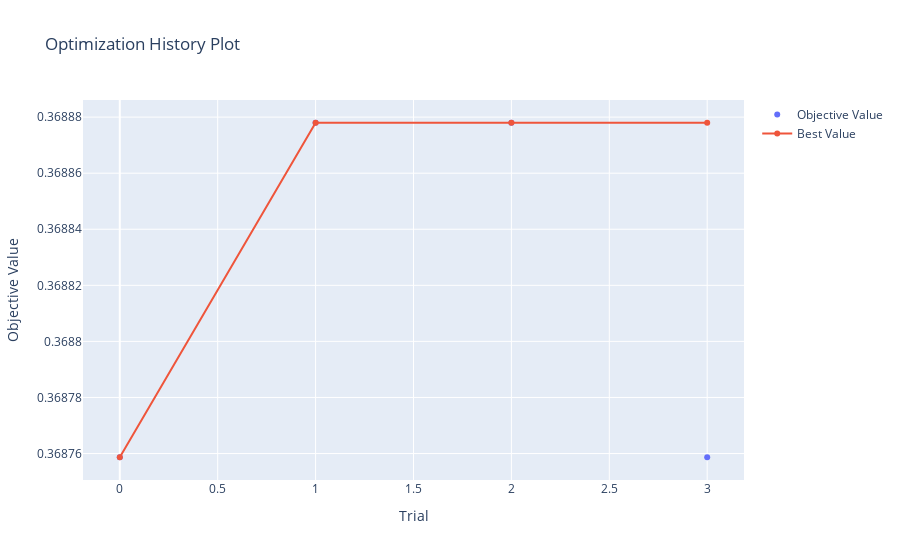

The notebook cell this image was saved under:
### Code cell
plot_optimization_history(lr_study)

### Figure 1 — Plotly figure (JSON) as saved in the notebook; plotly's stock layout.template omitted (floating-point values rounded to 4 significant figures)
{"data": [{"mode": "markers", "name": "Objective Value", "type": "scatter", "x": [0, 1, 2, 3], "y": [0.3688, 0.3689, 0.3689, 0.3688]}, {"name": "Best Value", "type": "scatter", "x": [0, 1, 2, 3], "y": [0.3688, 0.3689, 0.3689, 0.3689]}], "layout": {"title": {"text": "Optimization History Plot"}, "xaxis": {"title": {"text": "Trial"}}, "yaxis": {"title": {"text": "Objective Value"}}}}
